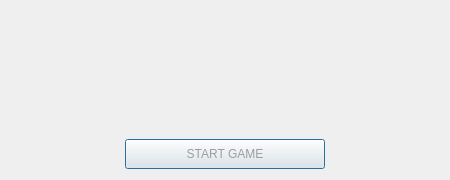
<?xml version="1.0" encoding="UTF-8"?>
<ui version="4.0">
 <class>waitRoom</class>
 <widget class="QDialog" name="waitRoom">
  <property name="geometry">
   <rect>
    <x>0</x>
    <y>0</y>
    <width>450</width>
    <height>180</height>
   </rect>
  </property>
  <property name="windowTitle">
   <string>Dialog</string>
  </property>
  <property name="styleSheet">
   <string notr="true">background-image: url(:lobby_background.jpg);</string>
  </property>
  <layout class="QVBoxLayout" name="verticalLayout">
   <item>
    <widget class="QLabel" name="labelConfirm">
     <property name="enabled">
      <bool>false</bool>
     </property>
     <property name="styleSheet">
      <string notr="true">color: rgb(255, 255, 255);</string>
     </property>
     <property name="text">
      <string/>
     </property>
    </widget>
   </item>
   <item>
    <layout class="QHBoxLayout" name="horizontalLayout_4">
     <item>
      <widget class="QPushButton" name="start">
       <property name="enabled">
        <bool>true</bool>
       </property>
       <property name="sizePolicy">
        <sizepolicy hsizetype="Minimum" vsizetype="Minimum">
         <horstretch>0</horstretch>
         <verstretch>0</verstretch>
        </sizepolicy>
       </property>
       <property name="minimumSize">
        <size>
         <width>0</width>
         <height>0</height>
        </size>
       </property>
       <property name="maximumSize">
        <size>
         <width>200</width>
         <height>30</height>
        </size>
       </property>
       <property name="layoutDirection">
        <enum>Qt::LeftToRight</enum>
       </property>
       <property name="styleSheet">
        <string notr="true">color: rgb(157, 157, 157);</string>
       </property>
       <property name="text">
        <string>START GAME</string>
       </property>
      </widget>
     </item>
    </layout>
   </item>
  </layout>
 </widget>
 <resources/>
 <connections/>
</ui>
